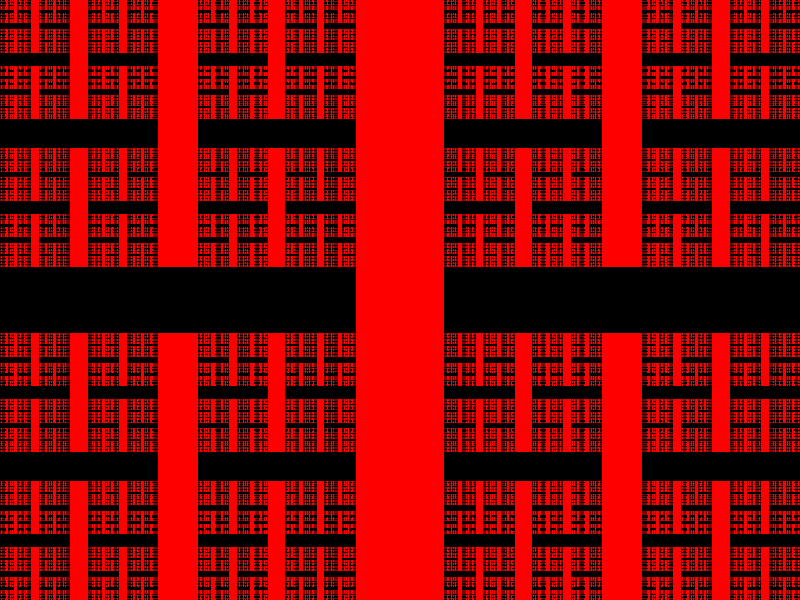

Here is the R script that generated this plot:
w = 300
r = 0.6666666666 # <sqrt(2)/2
b = (1-2*r^2)*w
h = w*r

colbg = rgb(0.5,0,0)
col1 = "red"
col2 = "black"
depth = 8

png("fracflag4rev.png",w,h)
par(mar=c(0,0,0,0), xaxs='i', yaxs='i')
plot(0,0,"n",xlim=c(0,w),ylim=c(0,h),axes=F,ann=F)
polygon(c(0,0,w,w),c(0,h,h,0),col=colbg,border = F)


xlist = list(c(0,w))
ylist = list(c(0,h))

for(jj in 0:depth){
    nxl = list()
    deg = jj*2
    for(i in 1:length(xlist)){
        xmid = mean(xlist[[i]])
        x1 = xmid-b*r^deg/2
        x2 = xmid+b*r^deg/2
        nxl[[2*i-1]] = sort(c(xlist[[i]][1],x1))
        nxl[[2*i]] = sort(c(xlist[[i]][2],x2))
        for(j in 1:length(ylist)){
            y1 = ylist[[j]][1]
            y2 = ylist[[j]][2]
            polygon(c(x1,x1,x2,x2),c(y1,y2,y2,y1),col=col1,border = F)
        }
    }
    xlist = nxl
    nyl = list()
    deg = jj*2+1
    for(i in 1:length(ylist)){
        ymid = mean(ylist[[i]])
        y1 = ymid-b*r^deg/2
        y2 = ymid+b*r^deg/2
        nyl[[2*i-1]] = sort(c(ylist[[i]][1],y1))
        nyl[[2*i]] = sort(c(ylist[[i]][2],y2))
        for(j in 1:length(xlist)){
            x1 = xlist[[j]][1]
            x2 = xlist[[j]][2]
            polygon(c(x1,x1,x2,x2),c(y1,y2,y2,y1),col=col2,border = F)
        }
    }
    ylist = nyl
}


dev.off()

print(1-2*r^2)
